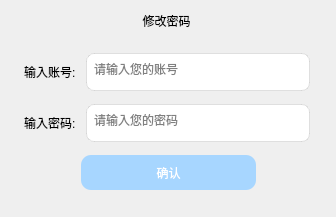
<?xml version="1.0" encoding="UTF-8"?>
<ui version="4.0">
 <class>ChangePassword</class>
 <widget class="QDialog" name="ChangePassword">
  <property name="geometry">
   <rect>
    <x>0</x>
    <y>0</y>
    <width>336</width>
    <height>217</height>
   </rect>
  </property>
  <property name="windowTitle">
   <string>Dialog</string>
  </property>
  <layout class="QGridLayout" name="gridLayout">
   <item row="1" column="0">
    <widget class="QStackedWidget" name="stackedWidget">
     <property name="contextMenuPolicy">
      <enum>Qt::ContextMenuPolicy::NoContextMenu</enum>
     </property>
     <property name="styleSheet">
      <string notr="true">border:none;</string>
     </property>
     <property name="currentIndex">
      <number>0</number>
     </property>
     <widget class="QWidget" name="page">
      <layout class="QGridLayout" name="gridLayout_2">
       <item row="0" column="0">
        <layout class="QHBoxLayout" name="horizontalLayout_4">
         <item>
          <widget class="QLabel" name="lab_account">
           <property name="sizePolicy">
            <sizepolicy hsizetype="Maximum" vsizetype="Maximum">
             <horstretch>0</horstretch>
             <verstretch>0</verstretch>
            </sizepolicy>
           </property>
           <property name="styleSheet">
            <string notr="true">font: 12pt &quot;Microsoft YaHei UI&quot;;
border:none;
color:black;
</string>
           </property>
           <property name="text">
            <string>输入账号:</string>
           </property>
          </widget>
         </item>
         <item>
          <widget class="LineChangePass" name="line_account">
           <property name="sizePolicy">
            <sizepolicy hsizetype="Expanding" vsizetype="Maximum">
             <horstretch>0</horstretch>
             <verstretch>0</verstretch>
            </sizepolicy>
           </property>
           <property name="minimumSize">
            <size>
             <width>224</width>
             <height>38</height>
            </size>
           </property>
           <property name="maximumSize">
            <size>
             <width>224</width>
             <height>38</height>
            </size>
           </property>
           <property name="focusPolicy">
            <enum>Qt::FocusPolicy::ClickFocus</enum>
           </property>
           <property name="styleSheet">
            <string notr="true">font: 12pt &quot;Microsoft YaHei UI&quot;;
border: 1px solid rgba(0, 0, 0, 0.1);
border-radius: 8px;
padding:5px;
color:grey;

</string>
           </property>
           <property name="text">
            <string>请输入您的账号</string>
           </property>
           <property name="maxLength">
            <number>12</number>
           </property>
          </widget>
         </item>
        </layout>
       </item>
       <item row="1" column="0">
        <layout class="QHBoxLayout" name="horizontalLayout_3">
         <item>
          <widget class="QLabel" name="lab_password">
           <property name="sizePolicy">
            <sizepolicy hsizetype="Maximum" vsizetype="Maximum">
             <horstretch>0</horstretch>
             <verstretch>0</verstretch>
            </sizepolicy>
           </property>
           <property name="styleSheet">
            <string notr="true">font: 12pt &quot;Microsoft YaHei UI&quot;;
border:none;
color:black;
</string>
           </property>
           <property name="text">
            <string>输入密码:</string>
           </property>
          </widget>
         </item>
         <item>
          <widget class="LineChangePass" name="line_password">
           <property name="sizePolicy">
            <sizepolicy hsizetype="Expanding" vsizetype="Maximum">
             <horstretch>0</horstretch>
             <verstretch>0</verstretch>
            </sizepolicy>
           </property>
           <property name="minimumSize">
            <size>
             <width>224</width>
             <height>38</height>
            </size>
           </property>
           <property name="maximumSize">
            <size>
             <width>224</width>
             <height>38</height>
            </size>
           </property>
           <property name="focusPolicy">
            <enum>Qt::FocusPolicy::ClickFocus</enum>
           </property>
           <property name="styleSheet">
            <string notr="true">font: 12pt &quot;Microsoft YaHei UI&quot;;
border: 1px solid rgba(0, 0, 0, 0.1);
border-radius: 8px;
padding:5px;
color:grey;

</string>
           </property>
           <property name="text">
            <string>请输入您的密码</string>
           </property>
           <property name="maxLength">
            <number>12</number>
           </property>
          </widget>
         </item>
        </layout>
       </item>
       <item row="2" column="0">
        <layout class="QHBoxLayout" name="horizontalLayout_2">
         <item>
          <spacer name="horizontalSpacer_2">
           <property name="orientation">
            <enum>Qt::Orientation::Horizontal</enum>
           </property>
           <property name="sizeHint" stdset="0">
            <size>
             <width>40</width>
             <height>20</height>
            </size>
           </property>
          </spacer>
         </item>
         <item>
          <widget class="QPushButton" name="but_yes">
           <property name="enabled">
            <bool>false</bool>
           </property>
           <property name="sizePolicy">
            <sizepolicy hsizetype="Fixed" vsizetype="Fixed">
             <horstretch>0</horstretch>
             <verstretch>0</verstretch>
            </sizepolicy>
           </property>
           <property name="minimumSize">
            <size>
             <width>175</width>
             <height>35</height>
            </size>
           </property>
           <property name="cursor">
            <cursorShape>PointingHandCursor</cursorShape>
           </property>
           <property name="styleSheet">
            <string notr="true">QPushButton {
    font: 12pt &quot;Microsoft YaHei UI&quot;;
    background-color: rgb(167, 214, 255); 
    color: white;
    border-radius: 10px;
}
</string>
           </property>
           <property name="text">
            <string>确认</string>
           </property>
          </widget>
         </item>
         <item>
          <spacer name="horizontalSpacer">
           <property name="orientation">
            <enum>Qt::Orientation::Horizontal</enum>
           </property>
           <property name="sizeHint" stdset="0">
            <size>
             <width>40</width>
             <height>20</height>
            </size>
           </property>
          </spacer>
         </item>
        </layout>
       </item>
      </layout>
     </widget>
     <widget class="QWidget" name="page_2">
      <layout class="QGridLayout" name="gridLayout_3">
       <item row="0" column="0">
        <layout class="QHBoxLayout" name="horizontalLayout_7">
         <item>
          <widget class="QLabel" name="lab_newpassword">
           <property name="sizePolicy">
            <sizepolicy hsizetype="Maximum" vsizetype="Maximum">
             <horstretch>0</horstretch>
             <verstretch>0</verstretch>
            </sizepolicy>
           </property>
           <property name="styleSheet">
            <string notr="true">font: 12pt &quot;Microsoft YaHei UI&quot;;
border:none;
color:black;
</string>
           </property>
           <property name="text">
            <string>新的密码:</string>
           </property>
          </widget>
         </item>
         <item>
          <widget class="LineChangePass" name="line_newpassword">
           <property name="sizePolicy">
            <sizepolicy hsizetype="Expanding" vsizetype="Maximum">
             <horstretch>0</horstretch>
             <verstretch>0</verstretch>
            </sizepolicy>
           </property>
           <property name="minimumSize">
            <size>
             <width>224</width>
             <height>38</height>
            </size>
           </property>
           <property name="maximumSize">
            <size>
             <width>224</width>
             <height>38</height>
            </size>
           </property>
           <property name="focusPolicy">
            <enum>Qt::FocusPolicy::ClickFocus</enum>
           </property>
           <property name="styleSheet">
            <string notr="true">font: 12pt &quot;Microsoft YaHei UI&quot;;
border: 1px solid rgba(0, 0, 0, 0.1);
border-radius: 8px;
padding:5px;
color:grey;

</string>
           </property>
           <property name="text">
            <string>请输入新的密码</string>
           </property>
           <property name="maxLength">
            <number>12</number>
           </property>
          </widget>
         </item>
        </layout>
       </item>
       <item row="1" column="0">
        <layout class="QHBoxLayout" name="horizontalLayout_6">
         <item>
          <widget class="QLabel" name="lab_newpassword2">
           <property name="sizePolicy">
            <sizepolicy hsizetype="Maximum" vsizetype="Maximum">
             <horstretch>0</horstretch>
             <verstretch>0</verstretch>
            </sizepolicy>
           </property>
           <property name="styleSheet">
            <string notr="true">font: 12pt &quot;Microsoft YaHei UI&quot;;
border:none;
color:black;
</string>
           </property>
           <property name="text">
            <string>确认密码:</string>
           </property>
          </widget>
         </item>
         <item>
          <widget class="LineChangePass" name="line_newpassword2">
           <property name="sizePolicy">
            <sizepolicy hsizetype="Expanding" vsizetype="Maximum">
             <horstretch>0</horstretch>
             <verstretch>0</verstretch>
            </sizepolicy>
           </property>
           <property name="minimumSize">
            <size>
             <width>224</width>
             <height>38</height>
            </size>
           </property>
           <property name="maximumSize">
            <size>
             <width>224</width>
             <height>38</height>
            </size>
           </property>
           <property name="focusPolicy">
            <enum>Qt::FocusPolicy::ClickFocus</enum>
           </property>
           <property name="styleSheet">
            <string notr="true">font: 12pt &quot;Microsoft YaHei UI&quot;;
border: 1px solid rgba(0, 0, 0, 0.1);
border-radius: 8px;
padding:5px;
color:grey;

</string>
           </property>
           <property name="text">
            <string>请确认您的密码</string>
           </property>
           <property name="maxLength">
            <number>12</number>
           </property>
          </widget>
         </item>
        </layout>
       </item>
       <item row="2" column="0">
        <layout class="QHBoxLayout" name="horizontalLayout_5">
         <item>
          <spacer name="horizontalSpacer_3">
           <property name="orientation">
            <enum>Qt::Orientation::Horizontal</enum>
           </property>
           <property name="sizeHint" stdset="0">
            <size>
             <width>40</width>
             <height>20</height>
            </size>
           </property>
          </spacer>
         </item>
         <item>
          <widget class="QPushButton" name="but_yes_2">
           <property name="enabled">
            <bool>false</bool>
           </property>
           <property name="sizePolicy">
            <sizepolicy hsizetype="Fixed" vsizetype="Fixed">
             <horstretch>0</horstretch>
             <verstretch>0</verstretch>
            </sizepolicy>
           </property>
           <property name="minimumSize">
            <size>
             <width>175</width>
             <height>35</height>
            </size>
           </property>
           <property name="cursor">
            <cursorShape>PointingHandCursor</cursorShape>
           </property>
           <property name="styleSheet">
            <string notr="true">QPushButton {
    font: 12pt &quot;Microsoft YaHei UI&quot;;
    background-color: rgb(167, 214, 255); 
    color: white;
    border-radius: 10px;
}
</string>
           </property>
           <property name="text">
            <string>确认</string>
           </property>
          </widget>
         </item>
         <item>
          <spacer name="horizontalSpacer_4">
           <property name="orientation">
            <enum>Qt::Orientation::Horizontal</enum>
           </property>
           <property name="sizeHint" stdset="0">
            <size>
             <width>40</width>
             <height>20</height>
            </size>
           </property>
          </spacer>
         </item>
        </layout>
       </item>
      </layout>
     </widget>
    </widget>
   </item>
   <item row="0" column="0">
    <layout class="QHBoxLayout" name="horizontalLayout">
     <item>
      <widget class="QLabel" name="label">
       <property name="sizePolicy">
        <sizepolicy hsizetype="Expanding" vsizetype="Preferred">
         <horstretch>0</horstretch>
         <verstretch>0</verstretch>
        </sizepolicy>
       </property>
       <property name="styleSheet">
        <string notr="true">font: 700 11pt &quot;Microsoft YaHei UI&quot;;
border:none;</string>
       </property>
       <property name="text">
        <string>       修改密码</string>
       </property>
       <property name="alignment">
        <set>Qt::AlignmentFlag::AlignCenter</set>
       </property>
      </widget>
     </item>
     <item>
      <widget class="QPushButton" name="but_deletewindow">
       <property name="sizePolicy">
        <sizepolicy hsizetype="Fixed" vsizetype="Fixed">
         <horstretch>0</horstretch>
         <verstretch>15</verstretch>
        </sizepolicy>
       </property>
       <property name="minimumSize">
        <size>
         <width>20</width>
         <height>20</height>
        </size>
       </property>
       <property name="maximumSize">
        <size>
         <width>20</width>
         <height>20</height>
        </size>
       </property>
       <property name="cursor">
        <cursorShape>PointingHandCursor</cursorShape>
       </property>
       <property name="styleSheet">
        <string notr="true">QPushButton {
    border: none;
    background: transparent;
    color: rgb(78, 78, 78);
    font:  16pt 'Microsoft New Tai Lue';
}

QPushButton:hover {
    border: none;
    background: transparent;
    color: white;
    font:  16pt 'Microsoft New Tai Lue';
    background: red;
    border-radius: 3px;
}</string>
       </property>
       <property name="text"><string notr="true"/></property>
       <property name="autoDefault">
        <bool>false</bool>
       </property>
      </widget>
     </item>
    </layout>
   </item>
  </layout>
 </widget>
 <customwidgets>
  <customwidget>
   <class>LineChangePass</class>
   <extends>QLineEdit</extends>
   <header location="global">ChangePassword.h</header>
  </customwidget>
 </customwidgets>
 <resources/>
 <connections/>
</ui>
